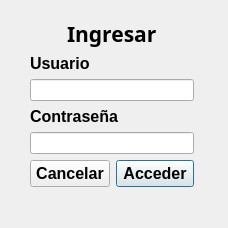
<?xml version="1.0" encoding="UTF-8"?>
<ui version="4.0">
 <class>Dialog</class>
 <widget class="QDialog" name="Dialog">
  <property name="geometry">
   <rect>
    <x>0</x>
    <y>0</y>
    <width>228</width>
    <height>228</height>
   </rect>
  </property>
  <property name="minimumSize">
   <size>
    <width>228</width>
    <height>228</height>
   </size>
  </property>
  <property name="maximumSize">
   <size>
    <width>228</width>
    <height>228</height>
   </size>
  </property>
  <property name="windowTitle">
   <string>Sistema Patrimonio - Login</string>
  </property>
  <property name="windowIcon">
   <iconset>
    <normaloff>../GUI/assets/hidroven-2.jpg</normaloff>../GUI/assets/hidroven-2.jpg</iconset>
  </property>
  <widget class="QWidget" name="layoutWidget">
   <property name="geometry">
    <rect>
     <x>30</x>
     <y>20</y>
     <width>164</width>
     <height>167</height>
    </rect>
   </property>
   <layout class="QGridLayout" name="gridLayout">
    <item row="7" column="0">
     <widget class="QLineEdit" name="lineEdit_4">
      <property name="styleSheet">
       <string notr="true"/>
      </property>
      <property name="echoMode">
       <enum>QLineEdit::Password</enum>
      </property>
      <property name="clearButtonEnabled">
       <bool>false</bool>
      </property>
     </widget>
    </item>
    <item row="8" column="0">
     <layout class="QFormLayout" name="formLayout">
      <item row="0" column="1">
       <widget class="QPushButton" name="pushButton_2">
        <property name="font">
         <font>
          <pointsize>12</pointsize>
          <weight>75</weight>
          <bold>true</bold>
         </font>
        </property>
        <property name="text">
         <string>Acceder</string>
        </property>
       </widget>
      </item>
      <item row="0" column="0">
       <widget class="QPushButton" name="pushButton">
        <property name="font">
         <font>
          <pointsize>12</pointsize>
          <weight>75</weight>
          <bold>true</bold>
         </font>
        </property>
        <property name="text">
         <string>Cancelar</string>
        </property>
        <property name="autoDefault">
         <bool>false</bool>
        </property>
       </widget>
      </item>
     </layout>
    </item>
    <item row="6" column="0">
     <widget class="QLabel" name="label_3">
      <property name="font">
       <font>
        <pointsize>12</pointsize>
        <weight>75</weight>
        <bold>true</bold>
       </font>
      </property>
      <property name="text">
       <string>Contraseña</string>
      </property>
     </widget>
    </item>
    <item row="1" column="0">
     <widget class="QLabel" name="label_4">
      <property name="font">
       <font>
        <pointsize>12</pointsize>
        <weight>75</weight>
        <bold>true</bold>
       </font>
      </property>
      <property name="text">
       <string>Usuario</string>
      </property>
     </widget>
    </item>
    <item row="2" column="0">
     <widget class="QLineEdit" name="lineEdit_3">
      <property name="contextMenuPolicy">
       <enum>Qt::DefaultContextMenu</enum>
      </property>
      <property name="autoFillBackground">
       <bool>false</bool>
      </property>
      <property name="styleSheet">
       <string notr="true"/>
      </property>
      <property name="clearButtonEnabled">
       <bool>false</bool>
      </property>
     </widget>
    </item>
    <item row="0" column="0" alignment="Qt::AlignHCenter">
     <widget class="QLabel" name="label">
      <property name="enabled">
       <bool>true</bool>
      </property>
      <property name="font">
       <font>
        <family>Microsoft YaHei</family>
        <pointsize>16</pointsize>
        <weight>75</weight>
        <bold>true</bold>
       </font>
      </property>
      <property name="layoutDirection">
       <enum>Qt::LeftToRight</enum>
      </property>
      <property name="text">
       <string>Ingresar</string>
      </property>
      <property name="textFormat">
       <enum>Qt::MarkdownText</enum>
      </property>
     </widget>
    </item>
   </layout>
  </widget>
 </widget>
 <resources/>
 <connections/>
</ui>
